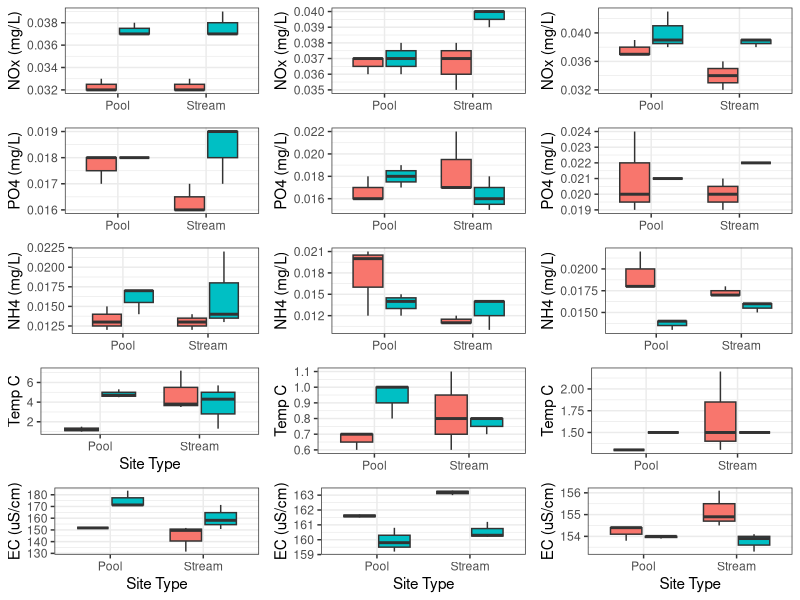
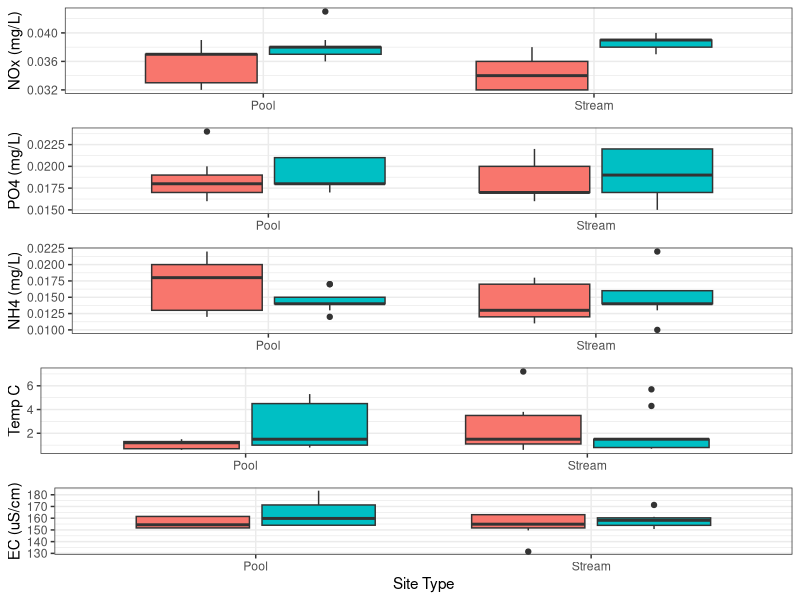

Generate these figures, in order, with R:
## ---- chunk 1
#| warning: false
library(ggplot2)
library(readxl)
library(dplyr)
library(cowplot)
## ---- chunk 2
setwd("/Users/hannahrichardson/Documents/BSU/Spring '23/Field Methods/FieldMethodsAnalysis")
list.files()
df <- read.csv("Quality Beaver Meadows Data Template.csv")
## ---- chunk 3
#Above and below pool
date<- "2/24/23"
#Above and below pool
NOx <- df %>%
  filter(Date == date)%>%
  ggplot(aes(x = Site_type, y = NOx_mgL, fill= Site_Location))+
  geom_boxplot(show.legend = FALSE)+
  xlab(NULL)+
  ylab('NOx (mg/L)')+
  theme_bw()

PO4 <- df %>%
  filter(Date == date)%>%
  ggplot(aes(x = Site_type, y = PO4_mgL, fill= Site_Location))+
  geom_boxplot(show.legend = FALSE)+
  xlab(NULL)+
  ylab('PO4 (mg/L)')+
  theme_bw()

NH4 <- df %>%
  filter(Date == date)%>%
  ggplot(aes(x = Site_type, y = NH4_mgL, fill= Site_Location))+
  geom_boxplot(show.legend = FALSE)+
  xlab(NULL)+
  ylab('NH4 (mg/L)')+
  theme_bw()

temp <- df %>%
  filter(Date == date)%>%
  ggplot(aes(x = Site_type, y = Temp._C, fill= Site_Location))+
  geom_boxplot(show.legend = FALSE)+
  xlab(NULL)+
  xlab('Site Type')+
  ylab('Temp C')+
  theme_bw()

EC <- df %>%
  filter(Date == date)%>%
  ggplot(aes(x = Site_type, y = EC, fill= Site_Location))+
  geom_boxplot(show.legend = FALSE)+
  xlab('Site Type')+
  ylab('EC (uS/cm)')+
  theme_bw()

Wk1<-plot_grid(NOx, PO4, NH4, temp, EC, 
                nrow =5)

## ---- chunk 4
date<- "3/3/23"
#Above and below pool
NOx <- df %>%
  filter(Date == date)%>%
  ggplot(aes(x = Site_type, y = NOx_mgL, fill= Site_Location))+
  geom_boxplot(show.legend = FALSE)+
  xlab(NULL)+
  ylab('NOx (mg/L)')+
  theme_bw()

PO4 <- df %>%
  filter(Date == date)%>%
  ggplot(aes(x = Site_type, y = PO4_mgL, fill= Site_Location))+
  geom_boxplot(show.legend = FALSE)+
  xlab(NULL)+
  ylab('PO4 (mg/L)')+
  theme_bw()

NH4 <- df %>%
  filter(Date == date)%>%
  ggplot(aes(x = Site_type, y = NH4_mgL, fill= Site_Location))+
  geom_boxplot(show.legend = FALSE)+
  xlab(NULL)+
  ylab('NH4 (mg/L)')+
  theme_bw()

temp <- df %>%
  filter(Date == date)%>%
  ggplot(aes(x = Site_type, y = Temp._C, fill= Site_Location))+
  geom_boxplot(show.legend = FALSE)+
  xlab(NULL)+
  ylab('Temp C')+
  theme_bw()

EC <- df %>%
  filter(Date == date)%>%
  ggplot(aes(x = Site_type, y = EC, fill= Site_Location))+
  geom_boxplot(show.legend = FALSE)+
  xlab('Site Type')+
  ylab('EC (uS/cm)')+
  theme_bw()

Wk2<-plot_grid(NOx, PO4, NH4, temp, EC, 
                nrow =5)

## ---- chunk 5
date<- "3/10/23"
#Above and below pool
NOx <- df %>%
  filter(Date == date)%>%
  ggplot(aes(x = Site_type, y = NOx_mgL, fill= Site_Location))+
  geom_boxplot(show.legend = FALSE)+
  xlab(NULL)+
  ylab('NOx (mg/L)')+
  theme_bw()

PO4 <- df %>%
  filter(Date == date)%>%
  ggplot(aes(x = Site_type, y = PO4_mgL, fill= Site_Location))+
  geom_boxplot(show.legend = FALSE)+
  xlab(NULL)+
  ylab('PO4 (mg/L)')+
  theme_bw()

NH4 <- df %>%
  filter(Date == date)%>%
  ggplot(aes(x = Site_type, y = NH4_mgL, fill= Site_Location))+
  geom_boxplot(show.legend = FALSE)+
  xlab(NULL)+
  ylab('NH4 (mg/L)')+
  theme_bw()

temp <- df %>%
  filter(Date == date)%>%
  ggplot(aes(x = Site_type, y = Temp._C, fill= Site_Location))+
  geom_boxplot(show.legend = FALSE)+
  xlab(NULL)+
  ylab('Temp C')+
  theme_bw()

EC <- df %>%
  filter(Date == date)%>%
  ggplot(aes(x = Site_type, y = EC, fill= Site_Location))+
  geom_boxplot(show.legend=FALSE)+
  xlab('Site Type')+
  ylab('EC (uS/cm)')+
  theme_bw()

Wk3<-plot_grid(NOx, PO4, NH4, temp, EC, 
                nrow =5)
## ---- chunk 6
allplot<-plot_grid(Wk1,Wk2,Wk3,
                   ncol= 3)

## ---- chunk 7
#Above and below pool
NOx <- df %>%
  #filter(Date == date)%>%
  ggplot(aes(x = Site_type, y = NOx_mgL, fill= Site_Location))+
  geom_boxplot(show.legend = FALSE)+
  xlab(NULL)+
  ylab('NOx (mg/L)')+
  theme_bw()

PO4 <- df %>%
  #filter(Date == date)%>%
  ggplot(aes(x = Site_type, y = PO4_mgL, fill= Site_Location))+
  geom_boxplot(show.legend = FALSE)+
  xlab(NULL)+
  ylab('PO4 (mg/L)')+
  theme_bw()

NH4 <- df %>%
  #filter(Date == date)%>%
  ggplot(aes(x = Site_type, y = NH4_mgL, fill= Site_Location))+
  geom_boxplot(show.legend = FALSE)+
  xlab(NULL)+
  ylab('NH4 (mg/L)')+
  theme_bw()

temp <- df %>%
  #filter(Date == date)%>%
  ggplot(aes(x = Site_type, y = Temp._C, fill= Site_Location))+
  geom_boxplot(show.legend = FALSE)+
  xlab(NULL)+
  ylab('Temp C')+
  theme_bw()

EC <- df %>%
 # filter(Date == date)%>%
  ggplot(aes(x = Site_type, y = EC, fill= Site_Location))+
  geom_boxplot(show.legend = FALSE)+
  xlab('Site Type')+
  ylab('EC (uS/cm)')+
  theme_bw()

Combo<-plot_grid(NOx, PO4, NH4, temp, EC, 
                nrow =5)
## ---- chunk 8
pdf(file = "Allplots.pdf",
    width = 6,
    height = 10)

allplot
dev.off()

pdf(file = "Weekscombined.pdf",
    width = 4,
    height = 10)

Combo
dev.off()
